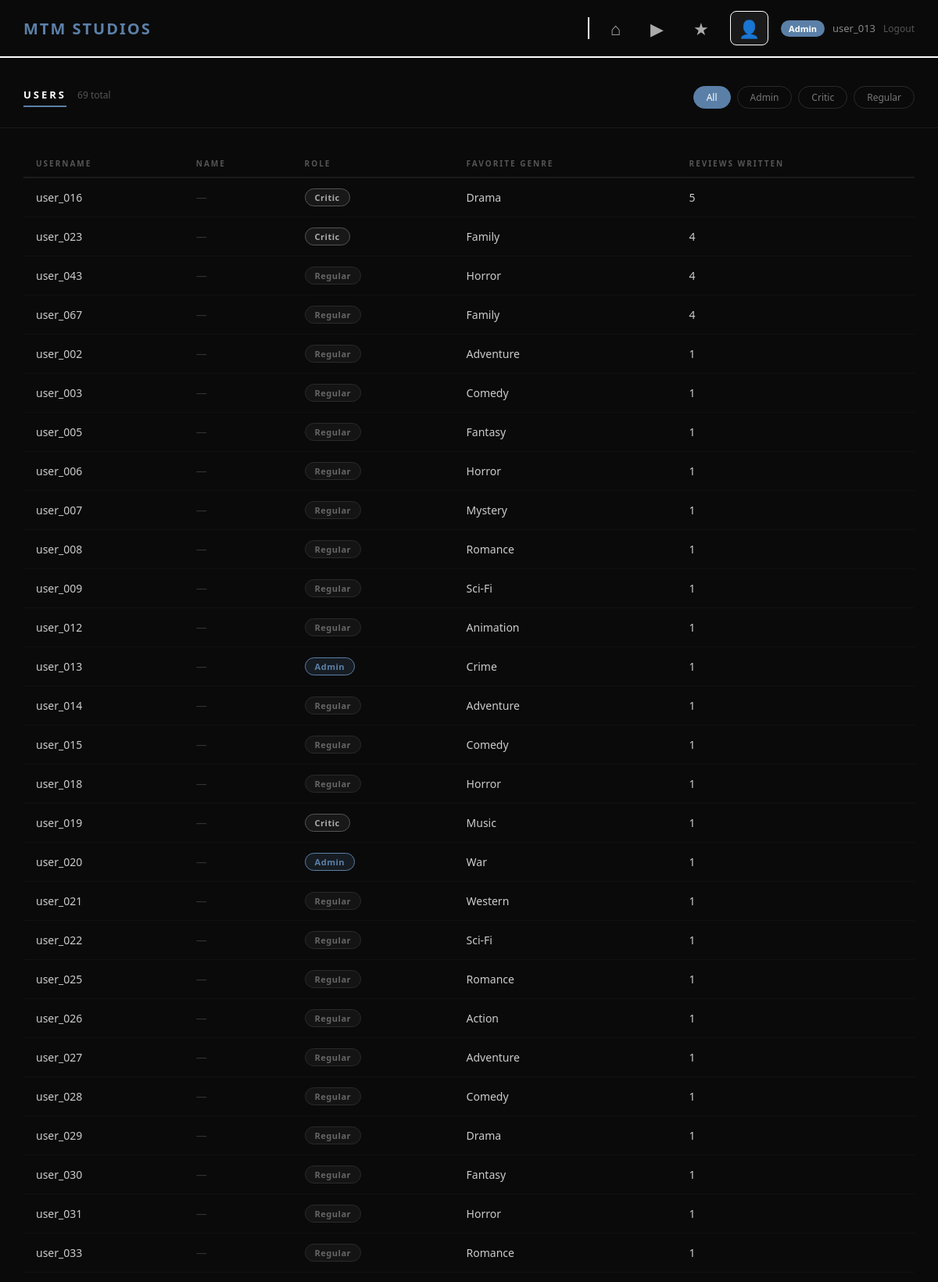
The page /users.php (signed in, upper part) on the database its author committed.
### tables this page shows
CREATE TABLE Users (
    UserID        VARCHAR(20)  PRIMARY KEY,
    FirstName     VARCHAR(50),
    LastName      VARCHAR(50),
    Email         VARCHAR(100),
    UserType      VARCHAR(20),
    FavoriteGenre VARCHAR(50),
    ReviewCount   INT,
    Password      VARCHAR(255)
);

### users.php (the view, shortened to what this page needs)
<?php
include __DIR__ . '/db_connect.php';
$is_guest = ($_SESSION['user_id'] === 'Guest');
$role_filter = "";
$sql = "SELECT * FROM Users";
$sql .= " ORDER BY ReviewCount DESC";
$result = mysqli_query($conn, $sql);
$total  = mysqli_num_rows($result);
?>
<!DOCTYPE html>
<html lang="en">
<head>
</head>
<body>
<nav class="navbar">
    <a href="index.php" class="logo">MTM STUDIOS</a>
    <div class="nav-right">
        <div class="nav-divider"></div>
        <div class="nav-icons">
            <a href="index.php" title="Home">&#8962;</a>
            <a href="movies.php" title="Movies">&#9654;</a>
            <a href="reviews.php" title="Reviews">&#9733;</a>
            <a href="users.php" class="active" title="Users">&#128100;</a>
        </div>
        <div class="user-info">
            <span class="user-badge"><?php echo htmlspecialchars($_SESSION['user_type']); ?></span>
            <?php echo htmlspecialchars($_SESSION['user_id']); ?>
            <?php if ($is_guest): ?>
                <a href="register.php" class="create-acct-link">Create Account</a>
            <?php else: ?>
                <a href="logout.php" class="logout-link">Logout</a>
            <?php endif; ?>
        </div>
    </div>
</nav>
<div class="page-header">
    <div class="page-header-left">
        <div class="page-title">Users</div>
        <div class="page-count"><?php echo $total; ?> total</div>
    </div>
    <div class="filter-bar">
        <a href="users.php"              class="<?php echo ($role_filter == '')        ? 'active' : ''; ?>">All</a>
        <a href="users.php?role=Admin"   class="<?php echo ($role_filter == 'Admin')   ? 'active' : ''; ?>">Admin</a>
        <a href="users.php?role=Critic"  class="<?php echo ($role_filter == 'Critic')  ? 'active' : ''; ?>">Critic</a>
        <a href="users.php?role=Regular" class="<?php echo ($role_filter == 'Regular') ? 'active' : ''; ?>">Regular</a>
    </div>
</div>
<div class="table-container">
    <table>
        <thead>
            <tr>
                <th>Username</th>
                <th>Name</th>
                <th>Role</th>
                <th>Favorite Genre</th>
                <th>Reviews Written</th>
            </tr>
        </thead>
        <tbody>
            <?php while ($user = mysqli_fetch_assoc($result)): ?>
                <tr>
                    <td><?php echo htmlspecialchars($user['UserID']); ?></td>
                    <td><?php
                        $name = trim(($user['FirstName'] ?? '') . ' ' . ($user['LastName'] ?? ''));
                        echo $name ? htmlspecialchars($name) : '<span style="color:#333;">—</span>';
                    ?></td>
                    <td>
                        <span class="role-badge role-<?php echo htmlspecialchars($user['UserType']); ?>">
                            <?php echo htmlspecialchars($user['UserType']); ?>
                        </span>
                    </td>
                    <td><?php echo htmlspecialchars($user['FavoriteGenre']); ?></td>
                    <td><?php echo $user['ReviewCount']; ?></td>
                </tr>
            <?php endwhile; ?>
        </tbody>
    </table>
</div>
</body>
</html>

### users.php (style rules this page uses)
* { margin: 0; padding: 0; box-sizing: border-box; }
body { font-family: 'Segoe UI', sans-serif; background-color: #0a0a0a; color: #ffffff; }
.navbar { background-color: #0a0a0a; border-bottom: 2px solid #ffffff; padding: 14px 30px; display: flex; justify-content: space-between; align-items: center; }
.logo { font-size: 20px; font-weight: bold; color: #5b80a8; text-decoration: none; letter-spacing: 2px; }
.nav-right { display: flex; align-items: center; }
.nav-divider { width: 2px; height: 28px; background-color: #ffffff; margin: 0 16px; }
.nav-icons { display: flex; align-items: center; gap: 16px; }
.nav-icons a { color: #aaa; text-decoration: none; font-size: 22px; padding: 6px 10px; border: 1px solid transparent; border-radius: 8px; transition: all 0.2s; }
.nav-icons a:hover, .nav-icons a.active { color: #fff; border-color: #fff; background-color: #1a1a1a; }
.user-info { display: flex; align-items: center; gap: 10px; margin-left: 16px; font-size: 13px; color: #888; }
.user-badge { background: #5b80a8; color: #fff; padding: 3px 10px; border-radius: 20px; font-size: 11px; font-weight: bold; }
.logout-link { color: #555; text-decoration: none; font-size: 12px; transition: color 0.2s; }
.page-header { padding: 36px 30px 24px; border-bottom: 1px solid #1a1a1a; display: flex; align-items: center; justify-content: space-between; flex-wrap: wrap; gap: 16px; }
.page-header-left { display: flex; align-items: baseline; gap: 14px; }
.page-title { font-size: 13px; font-weight: 700; letter-spacing: 3px; text-transform: uppercase; border-bottom: 2px solid #5b80a8; padding-bottom: 5px; }
.page-count { font-size: 12px; color: #555; }
.filter-bar { display: flex; gap: 8px; flex-wrap: wrap; }
.filter-bar a { padding: 5px 16px; border-radius: 20px; text-decoration: none; font-size: 12px; border: 1px solid #2a2a2a; color: #777; transition: all 0.2s; }
.filter-bar a.active { background: #5b80a8; color: #fff; border-color: #5b80a8; }
.table-container { padding: 28px 30px 60px; overflow-x: auto; }
table { width: 100%; border-collapse: collapse; }
thead tr { border-bottom: 2px solid #1c1c1c; }
th { padding: 10px 16px; text-align: left; font-size: 10px; color: #555; text-transform: uppercase; letter-spacing: 2px; font-weight: 600; }
td { padding: 13px 16px; font-size: 14px; border-bottom: 1px solid #111; color: #ccc; }
tbody tr { transition: background 0.15s; }
.role-badge { display: inline-block; padding: 3px 12px; border-radius: 20px; font-size: 11px; font-weight: 600; letter-spacing: 0.5px; }
.role-Admin { background: rgba(91,128,168,0.15); border: 1px solid #5b80a8; color: #5b80a8; }
.role-Critic { background: rgba(255,255,255,0.06); border: 1px solid #555; color: #aaa; }
.role-Regular { background: rgba(255,255,255,0.04); border: 1px solid #2a2a2a; color: #666; }

### rows shown on the page
users: UserID "user_016", UserType "Critic", FavoriteGenre "Drama", ReviewCount "5"
users: UserID "user_023", UserType "Critic", FavoriteGenre "Family", ReviewCount "4"
users: UserID "user_043", UserType "Regular", FavoriteGenre "Horror", ReviewCount "4"
users: UserID "user_067", UserType "Regular", FavoriteGenre "Family", ReviewCount "4"
users: UserID "user_002", UserType "Regular", FavoriteGenre "Adventure", ReviewCount "1"
users: UserID "user_003", UserType "Regular", FavoriteGenre "Comedy", ReviewCount "1"
users: UserID "user_005", UserType "Regular", FavoriteGenre "Fantasy", ReviewCount "1"
users: UserID "user_006", UserType "Regular", FavoriteGenre "Horror", ReviewCount "1"
users: UserID "user_007", UserType "Regular", FavoriteGenre "Mystery", ReviewCount "1"
users: UserID "user_008", UserType "Regular", FavoriteGenre "Romance", ReviewCount "1"
users: UserID "user_009", UserType "Regular", FavoriteGenre "Sci-Fi", ReviewCount "1"
users: UserID "user_012", UserType "Regular", FavoriteGenre "Animation", ReviewCount "1"
users: UserID "user_013", UserType "Admin", FavoriteGenre "Crime", ReviewCount "1"
users: UserID "user_014", UserType "Regular", FavoriteGenre "Adventure", ReviewCount "1"
users: UserID "user_015", UserType "Regular", FavoriteGenre "Comedy", ReviewCount "1"
users: UserID "user_018", UserType "Regular", FavoriteGenre "Horror", ReviewCount "1"
users: UserID "user_019", UserType "Critic", FavoriteGenre "Music", ReviewCount "1"
users: UserID "user_020", UserType "Admin", FavoriteGenre "War", ReviewCount "1"
users: UserID "user_021", UserType "Regular", FavoriteGenre "Western", ReviewCount "1"
users: UserID "user_022", UserType "Regular", FavoriteGenre "Sci-Fi", ReviewCount "1"
users: UserID "user_025", UserType "Regular", FavoriteGenre "Romance", ReviewCount "1"
users: UserID "user_026", UserType "Regular", FavoriteGenre "Action", ReviewCount "1"
users: UserID "user_027", UserType "Regular", FavoriteGenre "Adventure", ReviewCount "1"
users: UserID "user_028", UserType "Regular", FavoriteGenre "Comedy", ReviewCount "1"
users: UserID "user_029", UserType "Regular", FavoriteGenre "Drama", ReviewCount "1"
users: UserID "user_030", UserType "Regular", FavoriteGenre "Fantasy", ReviewCount "1"
users: UserID "user_031", UserType "Regular", FavoriteGenre "Horror", ReviewCount "1"
users: UserID "user_033", UserType "Regular", FavoriteGenre "Romance", ReviewCount "1"

### other values the page prints
$_SESSION['user_type'] "Admin"
$_SESSION['user_id'] "user_013"
$total "69"
